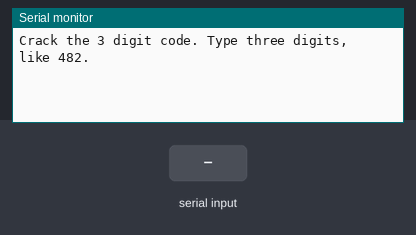
This sketch was run on a simulated Arduino Uno, built with avr-gcc and run on an emulated ATmega328P. On the bench: the last lines printed to the serial monitor. The test bench sets the inputs (shaded band). Random numbers use the default seed unless the sketch sets one.

Above: at 3.2 s.
3.3 s: "90,45\n" received over Serial
At 4.1 s:
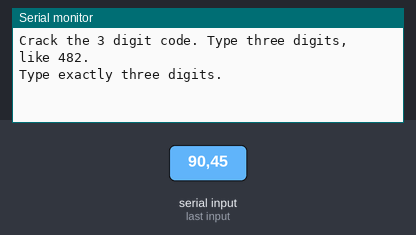
4.8 s: "200\n" received over Serial
At 5.2 s:
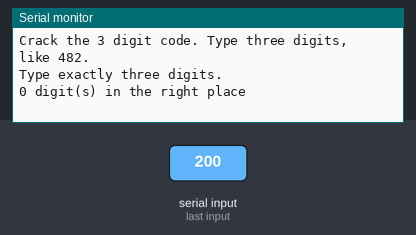

Measured:
- after the input at 3.3 s, the serial monitor: prints a new line at once (image 1)
- after the input at 4.8 s, the serial monitor: prints a new line at once (image 2)

The sketch:

extra_04_code_breaker.ino
```cpp
int code[3];
int tries = 0;

void newCode() {
  for (int i = 0; i < 3; i++) {
    code[i] = random(0, 10);
  }
  tries = 0;
}

void setup() {
  Serial.begin(115200);
  newCode();
  delay(2000);
  Serial.println("Crack the 3 digit code. Type three digits, like 482.");
}

void loop() {
  if (Serial.available()) {
    String guess = Serial.readStringUntil('\n');
    guess.trim();
    if (guess.length() != 3) {
      Serial.println("Type exactly three digits.");
      return;
    }
    tries++;
    int right = 0;
    for (int i = 0; i < 3; i++) {
      if (guess[i] - '0' == code[i]) right++;
    }
    Serial.println(String(right) + " digit(s) in the right place");
    if (right == 3) {
      Serial.println("Cracked in " + String(tries) + " tries! New code...");
      newCode();
    }
  }
}
```
